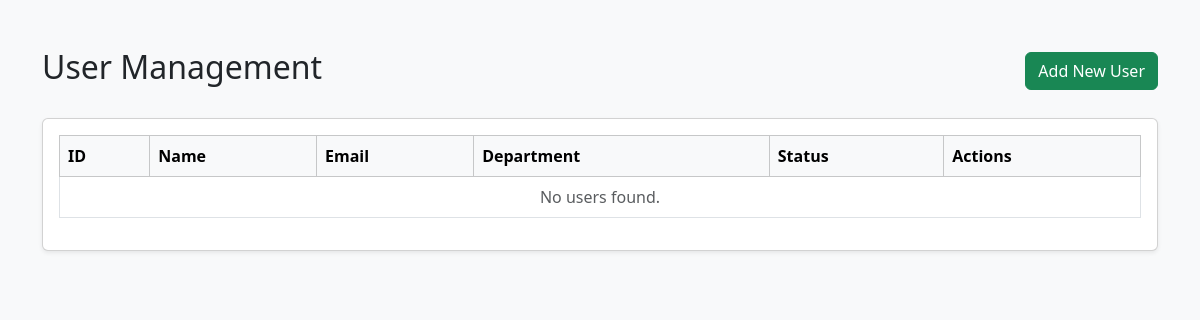
/tabs/admin/user.php, run on an earlier commit of the app's database.
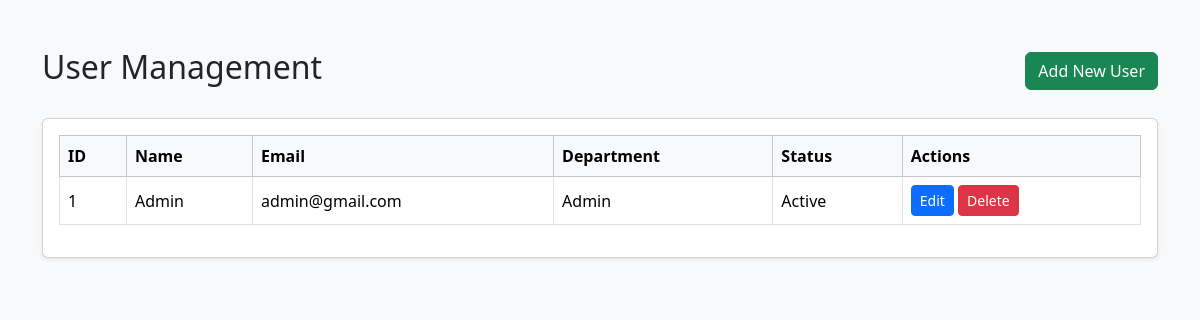
And on a later commit of the database.
### tables this page shows
CREATE TABLE `users` (
  `id` bigint(20) UNSIGNED NOT NULL,
  `name` varchar(255) NOT NULL,
  `email` varchar(255) NOT NULL,
  `email_verified_at` timestamp NULL DEFAULT NULL,
  `password` varchar(255) NOT NULL,
  `department` varchar(255) NOT NULL,
  `status` ENUM('Active', 'Inactive') NOT NULL,
  `created_at` timestamp NULL DEFAULT NULL,
  `updated_at` timestamp NULL DEFAULT NULL
);

### tabs/admin/user.php (the view, shortened to what this page needs)
<?php
include '../../database/db_connect.php';
$sql = "SELECT * FROM users ORDER BY id DESC";
$result = $conn->query($sql);
?>
<!DOCTYPE html>
<html lang="en">
<head>
<link href="https://cdn.jsdelivr.net/npm/bootstrap@5.3.2/dist/css/bootstrap.min.css" rel="stylesheet">
<link rel="stylesheet" href="https://cdnjs.cloudflare.com/ajax/libs/font-awesome/6.5.0/css/all.min.css">
</head>
<body>
<div class="container mt-5">
    <div class="d-flex justify-content-between align-items-center mb-4">
        <h2>User Management</h2>
        <button class="btn btn-success" data-bs-toggle="modal" data-bs-target="#addUserModal">Add New User</button>
    </div>
    <div class="card shadow-sm">
        <div class="card-body table-responsive">
            <table class="table table-bordered table-hover align-middle">
                <thead class="table-light">
                    <tr>
                        <th>ID</th>
                        <th>Name</th>
                        <th>Email</th>
                        <th>Department</th>
                        <th>Status</th>
                        <th>Actions</th>
                    </tr>
                </thead>
                <tbody>
                    <?php while($row = $result->fetch_assoc()): ?>
                    <tr>
                        <td><?= $row['id'] ?></td>
                        <td><?= htmlspecialchars($row['name']) ?></td>
                        <td><?= htmlspecialchars($row['email']) ?></td>
                        <td><?= htmlspecialchars($row['department']) ?></td>
                        <td><?= $row['status'] ?></td>
                        <td>
                            <button class="btn btn-primary btn-sm" data-bs-toggle="modal" data-bs-target="#editUserModal<?= $row['id'] ?>">Edit</button>
                            <a href="user_function.php?delete_id=<?= $row['id'] ?>" class="btn btn-danger btn-sm" onclick="return confirm('Are you sure you want to delete this user?')">Delete</a>
                        </td>
                    </tr>
                    <?php endwhile; ?>
                    <?php if ($result->num_rows == 0): ?>
                    <tr>
                        <td colspan="6" class="text-center text-muted">No users found.</td>
                    </tr>
                    <?php endif; ?>
                </tbody>
            </table>
        </div>
    </div>
</div>
</body>
</html>

What changed in the data, as far as the page shows it:
added users: id "1", name "Admin", email "admin@gmail.com", department "Admin", status "Active"
Also different on the page:
text no longer shown: "No users found."
